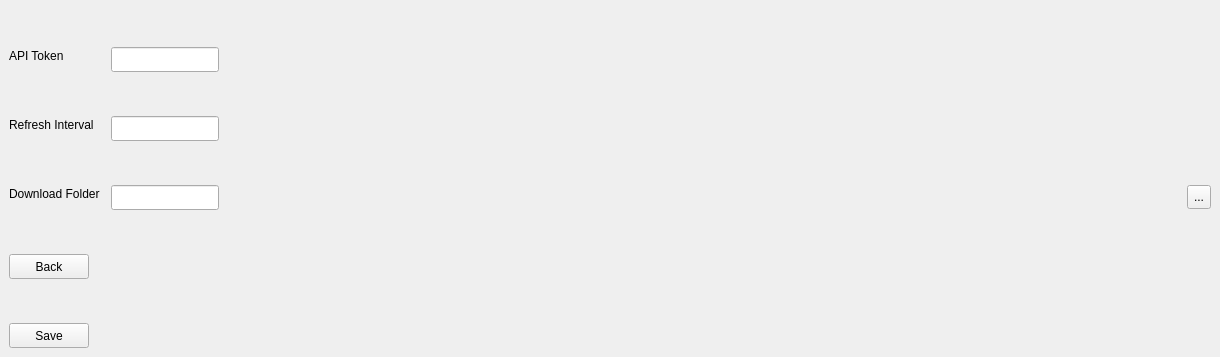
         <widget class="QWidget" name="SettingsTab">
          <property name="sizePolicy">
           <sizepolicy hsizetype="Preferred" vsizetype="Preferred">
            <horstretch>0</horstretch>
            <verstretch>0</verstretch>
           </sizepolicy>
          </property>
          <property name="maximumSize">
           <size>
            <width>16777215</width>
            <height>400</height>
           </size>
          </property>
          <widget class="QLineEdit" name="DownloadFolderInput">
           <property name="geometry">
            <rect>
             <x>111</x>
             <y>185</y>
             <width>108</width>
             <height>25</height>
            </rect>
           </property>
          </widget>
          <widget class="QLabel" name="APITokenLabel">
           <property name="geometry">
            <rect>
             <x>9</x>
             <y>47</y>
             <width>56</width>
             <height>17</height>
            </rect>
           </property>
           <property name="text">
            <string>API Token</string>
           </property>
          </widget>
          <widget class="QLabel" name="RefreshIntervalLabel">
           <property name="geometry">
            <rect>
             <x>9</x>
             <y>116</y>
             <width>90</width>
             <height>17</height>
            </rect>
           </property>
           <property name="text">
            <string>Refresh Interval</string>
           </property>
          </widget>
          <widget class="QPushButton" name="BackButton">
           <property name="geometry">
            <rect>
             <x>9</x>
             <y>254</y>
             <width>80</width>
             <height>25</height>
            </rect>
           </property>
           <property name="text">
            <string>Back</string>
           </property>
          </widget>
          <widget class="QLineEdit" name="APITokenInput">
           <property name="geometry">
            <rect>
             <x>111</x>
             <y>47</y>
             <width>108</width>
             <height>25</height>
            </rect>
           </property>
          </widget>
          <widget class="QLineEdit" name="RefreshIntervalInput">
           <property name="geometry">
            <rect>
             <x>111</x>
             <y>116</y>
             <width>108</width>
             <height>25</height>
            </rect>
           </property>
          </widget>
          <widget class="QLabel" name="DownloadFolderLabel">
           <property name="geometry">
            <rect>
             <x>9</x>
             <y>185</y>
             <width>96</width>
             <height>17</height>
            </rect>
           </property>
           <property name="text">
            <string>Download Folder</string>
           </property>
          </widget>
          <widget class="QToolButton" name="DownloadFolderButton">
           <property name="geometry">
            <rect>
             <x>1187</x>
             <y>185</y>
             <width>24</width>
             <height>24</height>
            </rect>
           </property>
           <property name="text">
            <string>...</string>
           </property>
          </widget>
          <widget class="QPushButton" name="SaveButton">
           <property name="geometry">
            <rect>
             <x>9</x>
             <y>323</y>
             <width>80</width>
             <height>25</height>
            </rect>
           </property>
           <property name="text">
            <string>Save</string>
           </property>
          </widget>
         </widget>
